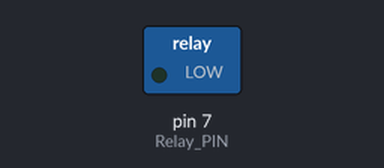
A program run on a simulated Raspberry Pi (header pin numbers). Shown: switched loads named in the program (green lamp = pin HIGH). Dashed ring = blinking. What the program prints to the terminal is not drawn.

Above: at 0.5 s.
Timing chart, 0 to 4.6 s (numbered marks = the images above):
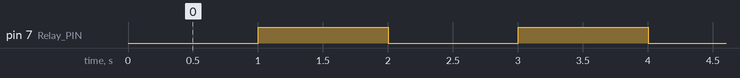

The program:

homeautomationrelay.py
```python
import RPi.GPIO as GPIO
import time
#gnd-- 6
#vcc-- 1 (3.3v)
#gpio-- 7
GPIO.setmode(GPIO.BOARD)
GPIO.setwarnings(False)
Relay_PIN= 7
GPIO.setup(Relay_PIN, GPIO.OUT)
while(1):
    print("bulb on")
    GPIO.output(Relay_PIN,GPIO.LOW)
    time.sleep(1)
    print("bulb off")
    GPIO.output(Relay_PIN, GPIO.HIGH)
    time.sleep(1)
GPIO.cleanup()
```

Measured:
- by itself, pin 7 (Relay_PIN): alternates HIGH for 1.0 s and LOW for 1.0 s
